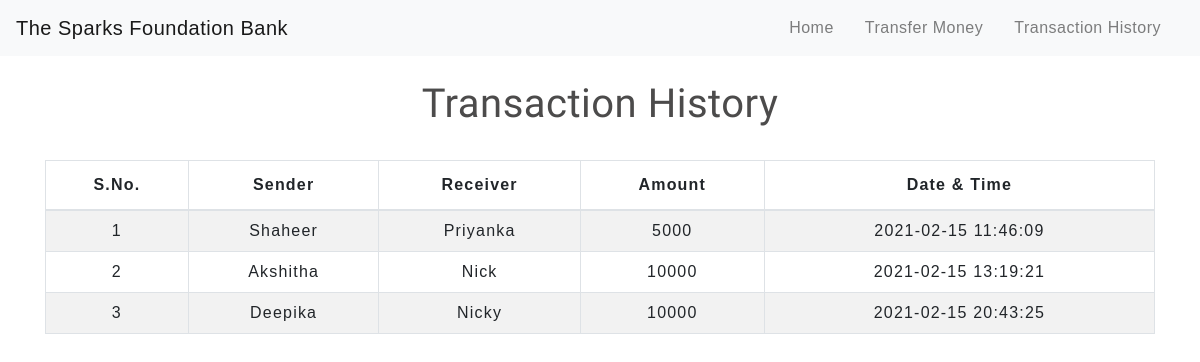
The page /transactionhistory.php on the database its author committed.
### tables this page shows
CREATE TABLE `transaction` (
  `sno` int(3) NOT NULL,
  `sender` text NOT NULL,
  `receiver` text NOT NULL,
  `balance` int(8) NOT NULL,
  `datetime` datetime NOT NULL DEFAULT current_timestamp()
);

### transactionhistory.php (the view, shortened to what this page needs)
<!DOCTYPE html>
<html lang="en">
<head>
    <link rel="stylesheet" href="https://stackpath.bootstrapcdn.com/bootstrap/4.5.2/css/bootstrap.min.css">
    <link rel="stylesheet" type="text/css" href="css/table.css">
    <link rel="stylesheet" type="text/css" href="css/navbar.css">
</head>
<body>
<?php
  include 'navbar.php';
?>
	<div class="container">
        <h2 class="text-center pt-4">Transaction History</h2>
       <br>
       <div class="table-responsive-sm">
    <table class="table table-hover table-striped table-condensed table-bordered">
        <thead>
            <tr>
                <th class="text-center">S.No.</th>
                <th class="text-center">Sender</th>
                <th class="text-center">Receiver</th>
                <th class="text-center">Amount</th>
                <th class="text-center">Date & Time</th>
            </tr>
        </thead>
        <tbody>
        <?php
            include 'config.php';
            $sql ="select * from transaction";
            $query =mysqli_query($conn, $sql);
            while($rows = mysqli_fetch_assoc($query))
            {
        ?>
            <tr>
            <td class="py-2"><?php echo $rows['sno']; ?></td>
            <td class="py-2"><?php echo $rows['sender']; ?></td>
            <td class="py-2"><?php echo $rows['receiver']; ?></td>
            <td class="py-2"><?php echo $rows['balance']; ?> </td>
            <td class="py-2"><?php echo $rows['datetime']; ?> </td>
        <?php
            }
        ?>
        </tbody>
    </table>
    </div>
</div>
</body>
</html>

### css/table.css (style rules this page uses)
* { padding: 0; margin: 0; box-sizing: border-box; font-family: sans-serif; }
h2 { font-size: 40px; }
table { letter-spacing: 1.2px; }
td { text-align: center; }

### css/navbar.css (style rules this page uses)
h2 { color: #4C4B4B; letter-spacing: 0.5px; font-family: raleway; }

### rows shown on the page
transaction: sno "1", sender "Shaheer", receiver "Priyanka", balance "5000", datetime "2021-02-15 11:46:09"
transaction: sno "2", sender "Akshitha", receiver "Nick", balance "10000", datetime "2021-02-15 13:19:21"
transaction: sno "3", sender "Deepika", receiver "Nicky", balance "10000", datetime "2021-02-15 20:43:25"
